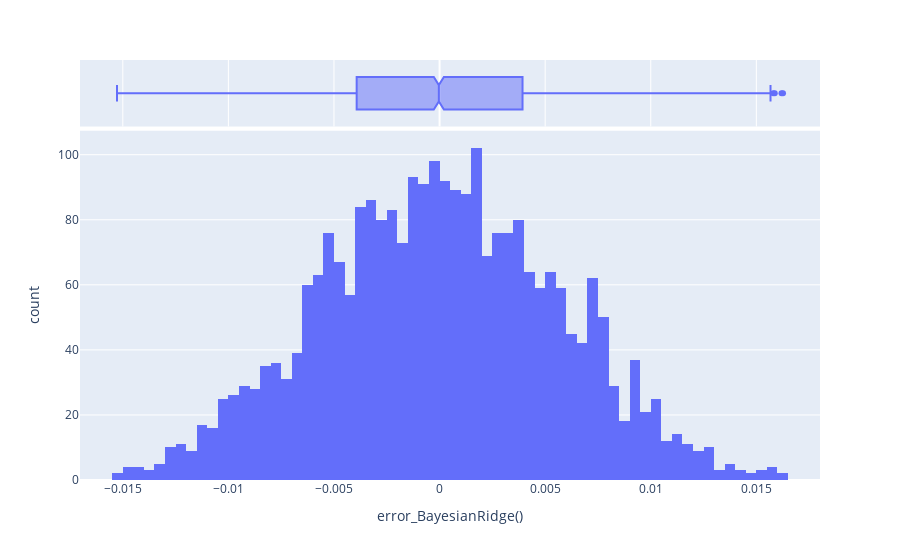

This figure's notebook cell:
### Code cell
df_r = ajusta_modelo_lineal(df, X_st, y, tgt='c_grand_total', modelo=bay)

### Figure 1 — Plotly figure (JSON) as saved in the notebook; plotly's stock layout.template omitted (floating-point values rounded to 4 significant figures; data arrays with more than 128 entries replaced by an {"elided": "..."} marker saying what was removed)
{"data": [{"alignmentgroup": "True", "bingroup": "x", "hovertemplate": "error_BayesianRidge()=%{x}<br>count=%{y}<extra></extra>", "legendgroup": "", "marker": {"color": "#636efa", "pattern": {"shape": ""}}, "name": "", "offsetgroup": "", "orientation": "v", "showlegend": false, "type": "histogram", "x": {"elided": "2666 float values"}, "xaxis": "x", "yaxis": "y"}, {"alignmentgroup": "True", "hovertemplate": "error_BayesianRidge()=%{x}<extra></extra>", "legendgroup": "", "marker": {"color": "#636efa"}, "name": "", "notched": true, "offsetgroup": "", "showlegend": false, "type": "box", "x": {"elided": "2666 float values"}, "xaxis": "x2", "yaxis": "y2"}], "layout": {"barmode": "relative", "legend": {"tracegroupgap": 0}, "margin": {"t": 60}, "xaxis": {"anchor": "y", "domain": [0, 1], "title": {"text": "error_BayesianRidge()"}}, "xaxis2": {"anchor": "y2", "domain": [0, 1], "matches": "x", "showgrid": true, "showticklabels": false}, "yaxis": {"anchor": "x", "domain": [0, 0.8316], "title": {"text": "count"}}, "yaxis2": {"anchor": "x2", "domain": [0.8416, 1], "matches": "y2", "showgrid": false, "showline": false, "showticklabels": false, "ticks": ""}}}
